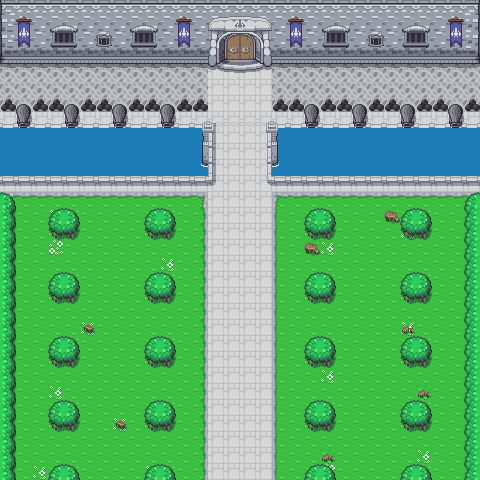

A 2D game scene composited from a Tiled map and its tileset images. What follows is a short description and the map's XML, with each tile layer's data collapsed to a summary:
An orthogonal 30x30 tile map with 16x16 px tiles, 9 tile layers (terrain, path, pathoverlap, castle path, ...) and 40 objects (39x wall, down).

<map version="1.2" tiledversion="2019.05.08" orientation="orthogonal" renderorder="left-down" width="30" height="30" tilewidth="16" tileheight="16" infinite="0" nextlayerid="37" nextobjectid="48">
 <tileset firstgid="1" source="zelda_style.tsx" />
 <layer id="28" name="terrain" width="30" height="30">
  <data>[900 cells, 900 non-empty, 2 distinct tile ids]</data>
 </layer>
 <layer id="29" name="path" width="30" height="30">
  <data>[900 cells, 414 non-empty, 7 distinct tile ids]</data>
 </layer>
 <layer id="30" name="pathoverlap" width="30" height="30">
  <data>[900 cells, 60 non-empty, 5 distinct tile ids]</data>
 </layer>
 <layer id="31" name="castle path" width="30" height="30">
  <data>[900 cells, 24 non-empty, 18 distinct tile ids]</data>
 </layer>
 <layer id="32" name="castle" width="30" height="30">
  <data>[900 cells, 146 non-empty, 11 distinct tile ids]</data>
 </layer>
 <layer id="33" name="castle decor" width="30" height="30">
  <data>[900 cells, 76 non-empty, 26 distinct tile ids]</data>
 </layer>
 <layer id="34" name="plants" width="30" height="30">
  <data>[900 cells, 14 non-empty, 2 distinct tile ids]</data>
 </layer>
 <layer id="35" name="rocks" width="30" height="30">
  <data>[900 cells, 7 non-empty, 3 distinct tile ids]</data>
 </layer>
 <layer id="36" name="tree" width="30" height="30">
  <data>[900 cells, 108 non-empty, 6 distinct tile ids]</data>
 </layer>
 <objectgroup id="17" name="obstacles">
  <object id="3" name="obstacle" type="wall" x="276" y="132" width="200" height="40" />
  <object id="4" name="obstacle" type="wall" x="4" y="132" width="200" height="40" />
  <object id="5" name="obstacle" type="wall" x="4" y="4" width="472" height="56" />
  <object id="6" name="obstacle" type="wall" x="468" y="196" width="8" height="280" />
  <object id="7" name="obstacle" type="wall" x="4" y="196" width="8" height="280" />
  <object id="8" name="obstacle" type="wall" x="148" y="212" width="24" height="24" />
  <object id="9" name="obstacle" type="wall" x="308" y="212" width="24" height="24" />
  <object id="10" name="obstacle" type="wall" x="404" y="212" width="24" height="24" />
  <object id="11" name="obstacle" type="wall" x="404" y="276" width="24" height="24" />
  <object id="12" name="obstacle" type="wall" x="308" y="276" width="24" height="24" />
  <object id="13" name="obstacle" type="wall" x="308" y="340" width="24" height="24" />
  <object id="14" name="obstacle" type="wall" x="404" y="340" width="24" height="24" />
  <object id="15" name="obstacle" type="wall" x="404" y="404" width="24" height="24" />
  <object id="16" name="obstacle" type="wall" x="404" y="468" width="24" height="8" />
  <object id="17" name="obstacle" type="wall" x="308" y="468" width="24" height="8" />
  <object id="18" name="obstacle" type="wall" x="148" y="468" width="24" height="8" />
  <object id="19" name="obstacle" type="wall" x="52" y="468" width="24" height="8" />
  <object id="20" name="obstacle" type="wall" x="52" y="404" width="24" height="24" />
  <object id="21" name="obstacle" type="wall" x="52" y="340" width="24" height="24" />
  <object id="22" name="obstacle" type="wall" x="52" y="276" width="24" height="24" />
  <object id="23" name="obstacle" type="wall" x="52" y="212" width="24" height="24" />
  <object id="24" name="obstacle" type="wall" x="148" y="276" width="24" height="24" />
  <object id="25" name="obstacle" type="wall" x="148" y="340" width="24" height="24" />
  <object id="26" name="obstacle" type="wall" x="148" y="404" width="24" height="24" />
  <object id="27" name="obstacle" type="wall" x="308" y="404" width="24" height="24" />
  <object id="33" name="obstacle" type="wall" x="4" y="100" width="200" height="8" />
  <object id="34" name="obstacle" type="wall" x="276" y="100" width="200" height="8" />
  <object id="35" name="obstacle" type="wall" x="452" y="116" width="8" height="8" />
  <object id="36" name="obstacle" type="wall" x="404" y="116" width="8" height="8" />
  <object id="37" name="obstacle" type="wall" x="356" y="116" width="8" height="8" />
  <object id="38" name="obstacle" type="wall" x="308" y="116" width="8" height="8" />
  <object id="39" name="obstacle" type="wall" x="164" y="116" width="8" height="8" />
  <object id="40" name="obstacle" type="wall" x="116" y="116" width="8" height="8" />
  <object id="41" name="obstacle" type="wall" x="68" y="116" width="8" height="8" />
  <object id="42" name="obstacle" type="wall" x="20" y="116" width="8" height="8" />
  <object id="43" name="obstacle" type="wall" x="-12" y="180" width="8" height="8" />
  <object id="44" name="obstacle" type="wall" x="484" y="180" width="8" height="8" />
  <object id="45" name="obstacle" type="wall" x="484" y="68" width="8" height="24" />
  <object id="46" name="obstacle" type="wall" x="-12" y="68" width="8" height="24" />
  <object id="47" name="obstacle" type="down" x="20" y="484" width="440" height="12" />
 </objectgroup>
</map>
